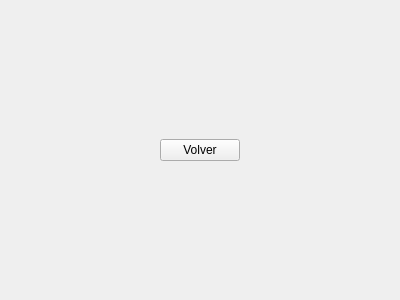
<?xml version="1.0" encoding="UTF-8"?>
<ui version="4.0">
 <class>Ventana</class>
 <widget class="QWidget" name="Ventana">
  <property name="geometry">
   <rect>
    <x>0</x>
    <y>0</y>
    <width>400</width>
    <height>300</height>
   </rect>
  </property>
  <property name="sizePolicy">
   <sizepolicy hsizetype="Maximum" vsizetype="Maximum">
    <horstretch>0</horstretch>
    <verstretch>0</verstretch>
   </sizepolicy>
  </property>
  <property name="windowTitle">
   <string>Ventana</string>
  </property>
  <layout class="QGridLayout" name="gridLayout">
   <item row="0" column="2">
    <spacer name="horizontalSpacer">
     <property name="orientation">
      <enum>Qt::Horizontal</enum>
     </property>
     <property name="sizeHint" stdset="0">
      <size>
       <width>40</width>
       <height>20</height>
      </size>
     </property>
    </spacer>
   </item>
   <item row="0" column="0">
    <spacer name="horizontalSpacer_2">
     <property name="orientation">
      <enum>Qt::Horizontal</enum>
     </property>
     <property name="sizeHint" stdset="0">
      <size>
       <width>40</width>
       <height>20</height>
      </size>
     </property>
    </spacer>
   </item>
   <item row="0" column="1">
    <widget class="QPushButton" name="pbVolver">
     <property name="text">
      <string>Volver</string>
     </property>
    </widget>
   </item>
  </layout>
 </widget>
 <resources/>
 <connections/>
</ui>
